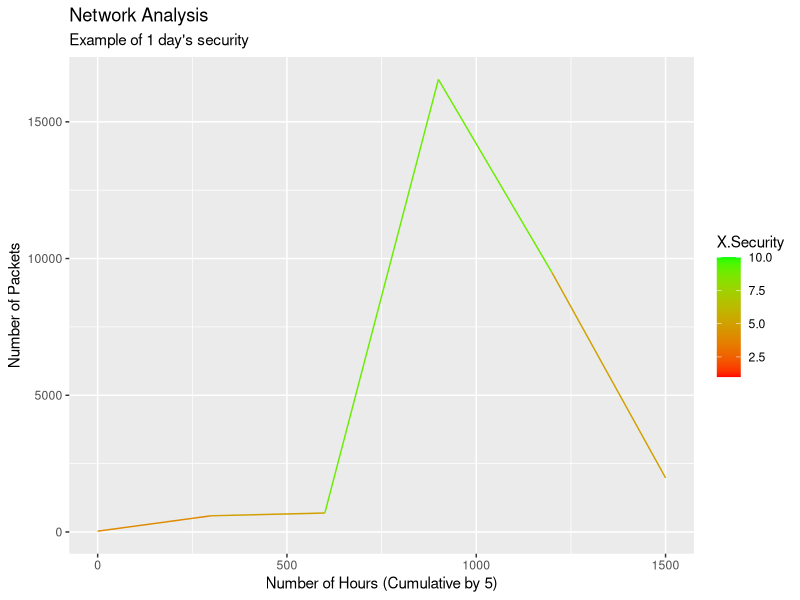
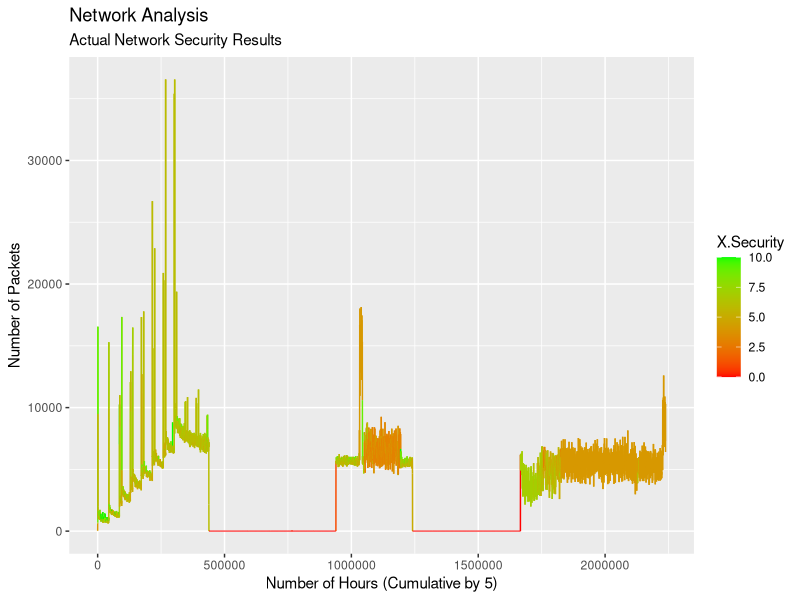

These charts were generated, in order, by the following R code: (Note: this script raises an error after producing the figures.)
## ---- chunk 1
library(ggplot2)
setwd("/Users/bmc/Desktop/CSCI-43200/finalProject/")
table <- read.csv("2013-10-01_capture-win12.conn_summary.csv", header=TRUE)
names(table)[8] <- "X.Security"
names(table)
## ---- chunk 2
plt1 <- ggplot() + geom_line(data=table[1:6,c("Starttime","X.Packets","X.Security")], aes(x=Starttime, y=X.Packets,color=X.Security)) 
plt1 <- plt1 + ggtitle("Network Analysis", subtitle="Example of 1 day's security")
plt1 <- plt1 + xlab("Number of Hours (Cumulative by 5)") + ylab("Number of Packets")
plt1 <- plt1 + scale_colour_gradient(limits=c(1, 10), low="red", high="green")
plt1
## ---- chunk 3
plt2 <- ggplot() + geom_line(data=table[,c("Starttime","X.Packets","X.Security")], aes(x=Starttime, y=X.Packets,color=X.Security)) 
plt2 <- plt2 + ggtitle("Network Analysis", subtitle="Actual Network Security Results")
plt2 <- plt2 + xlab("Number of Hours (Cumulative by 5)") + ylab("Number of Packets")
plt2 <- plt2 + scale_colour_gradient(limits=c(0, 10), low="red", high="green")
plt2
## ---- chunk 4
set.seed(12345)
cluster <- kmeans(table[,2:ncol(table)], centers=2, nstart=30)
table$cluster <- cluster$cluster
head()
## ---- chunk 5
plt3 <- ggplot() + geom_line(data=table[,c("Starttime","X.Packets","cluster")], aes(x=Starttime, y=X.Packets,color=cluster)) 
plt3 <- plt3 + ggtitle("Network Cluster Analysis", subtitle="K-means Security Results | K=2")
plt3 <- plt3 + xlab("Number of Hours (Cumulative by 5)") + ylab("Number of Packets")
plt3 <- plt3 + scale_colour_gradient(limits=c(1, 2), low="red", high="green")
plt3
## ---- chunk 6
set.seed(54321)
cluster <- kmeans(table[,2:ncol(table)], centers=10, nstart=30)
table$cluster <- cluster$cluster
## ---- chunk 7
plt4 <- ggplot() + geom_line(data=table[,c("Starttime","X.Packets","cluster")], aes(x=Starttime, y=X.Packets,color=cluster)) 
plt4 <- plt4 + ggtitle("Network Cluster Analysis", subtitle="K-means Security Results | K=10")
plt4 <- plt4 + xlab("Number of Hours (Cumulative by 5)") + ylab("Number of Packets")
plt4 <- plt4 + scale_colour_gradient(limits=c(1, 10), low="red", high="green")
plt4
## ---- chunk 8

MSE <- sum( (table$X.Security - table$cluster)^2 )/length(table$X.Security)
RMSE <- sqrt(MSE)
RMSE
